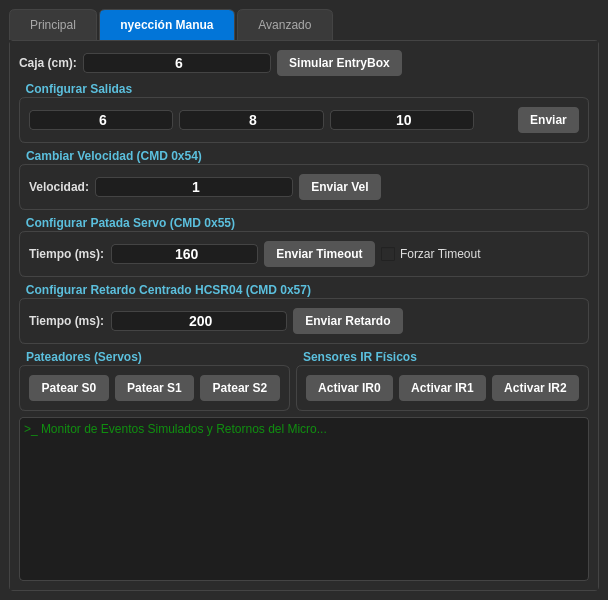
<?xml version="1.0" encoding="UTF-8"?>
<ui version="4.0">
 <class>MainWindow</class>
 <widget class="QMainWindow" name="MainWindow">
  <property name="geometry">
   <rect>
    <x>0</x>
    <y>0</y>
    <width>567</width>
    <height>600</height>
   </rect>
  </property>
  <property name="windowTitle">
   <string>Simulador HMI - Cinta Clasificadora</string>
  </property>
  <property name="styleSheet">
   <string notr="true">/* Diseño SCADA / Industrial Dark Mode */
QWidget { background-color: #2b2b2b; color: #e0e0e0; font-family: &quot;Segoe UI&quot;, sans-serif; }

/* Estilo para las Pestañas */
QTabWidget::pane { border: 1px solid #444444; border-radius: 4px; }
QTabBar::tab { background: #3a3a3a; color: #aaaaaa; padding: 8px 20px; border: 1px solid #444; border-bottom: none; border-top-left-radius: 6px; border-top-right-radius: 6px; margin-right: 2px; }
QTabBar::tab:selected { background: #0275d8; color: white; font-weight: bold; }
QTabBar::tab:hover:!selected { background: #4a4a4a; }

/* Cajas de Agrupación */
QGroupBox { border: 1px solid #444444; border-radius: 6px; margin-top: 15px; font-weight: bold; }
QGroupBox::title { subcontrol-origin: margin; subcontrol-position: top left; padding: 0 5px; color: #5bc0de; }

/* Botones Generales */
QPushButton { border-radius: 4px; padding: 6px 12px; font-weight: bold; color: white; border: none; background-color: #555555;}
QPushButton:hover { background-color: #777777; }
QPushButton:pressed { background-color: #333333; }

/* Botones Específicos */
QPushButton#btnConectar { background-color: #0275d8; }
QPushButton#btnConectar:hover { background-color: #33b5e5; }
QPushButton#btnStart { background-color: #5cb85c; }
QPushButton#btnStart:hover { background-color: #449d44; }
QPushButton#btnStop { background-color: #d9534f; }
QPushButton#btnStop:hover { background-color: #c9302c; }
QPushButton#btnReset { background-color: #f0ad4e; }
QPushButton#btnReset:hover { background-color: #ec971f; }

/* Cajas de Texto y Entradas */
QTextEdit, QLineEdit { background-color: #1e1e1e; color: #00ff00; border: 1px solid #444; border-radius: 4px; font-family: &quot;Consolas&quot;, monospace; font-size: 12px; }
QLineEdit { color: #ffffff; font-size: 14px; font-weight: bold; padding-left: 5px;}

QLabel#lblEstado { font-weight: bold; color: #f0ad4e; font-size: 13px; }
QLabel { font-weight: bold; }
   </string>
  </property>
  <widget class="QWidget" name="centralwidget">
   <layout class="QVBoxLayout" name="verticalLayout_main">
    <item>
     <widget class="QTabWidget" name="tabWidget">
      <property name="currentIndex">
       <number>1</number>
      </property>
      <widget class="QWidget" name="tabPrincipal">
       <attribute name="title">
        <string>Principal</string>
       </attribute>
       <layout class="QVBoxLayout" name="verticalLayout_tab1">
        <item>
         <widget class="QGroupBox" name="g1">
          <property name="title">
           <string>Conexión UART</string>
          </property>
          <layout class="QHBoxLayout" name="horizontalLayout_g1">
           <item>
            <widget class="QPushButton" name="btnConectar">
             <property name="text">
              <string>Conectar COM3</string>
             </property>
            </widget>
           </item>
           <item>
            <widget class="QLabel" name="lblEstado">
             <property name="text">
              <string>Desconectado</string>
             </property>
            </widget>
           </item>
           <item>
            <spacer name="horizontalSpacer_g1">
             <property name="orientation">
              <enum>Qt::Orientation::Horizontal</enum>
             </property>
             <property name="sizeHint" stdset="0">
              <size>
               <width>40</width>
               <height>20</height>
              </size>
             </property>
            </spacer>
           </item>
          </layout>
         </widget>
        </item>
        <item>
         <widget class="QGroupBox" name="g2">
          <property name="title">
           <string>Control de Hardware</string>
          </property>
          <layout class="QHBoxLayout" name="horizontalLayout_g2">
           <item>
            <widget class="QPushButton" name="btnStart">
             <property name="text">
              <string>START</string>
             </property>
            </widget>
           </item>
           <item>
            <widget class="QPushButton" name="btnStop">
             <property name="text">
              <string>STOP</string>
             </property>
            </widget>
           </item>
           <item>
            <widget class="QPushButton" name="btnReset">
             <property name="text">
              <string>RESET</string>
             </property>
            </widget>
           </item>
           <item>
            <spacer name="horizontalSpacer_g2">
             <property name="orientation">
              <enum>Qt::Orientation::Horizontal</enum>
             </property>
             <property name="sizeHint" stdset="0">
              <size>
               <width>40</width>
               <height>20</height>
              </size>
             </property>
            </spacer>
           </item>
          </layout>
         </widget>
        </item>
        <item>
         <widget class="QTextEdit" name="txtLog">
          <property name="readOnly">
           <bool>true</bool>
          </property>
          <property name="placeholderText">
           <string>&gt;_ Monitor General UART...</string>
          </property>
         </widget>
        </item>
       </layout>
      </widget>
      <widget class="QWidget" name="tabSimulacion">
       <attribute name="title">
        <string>Inyección Manual</string>
       </attribute>
       <layout class="QVBoxLayout" name="verticalLayout_tab2">
        <item>
         <layout class="QHBoxLayout" name="horizontalLayout_entry">
          <item>
           <widget class="QLabel" name="lblCaja">
            <property name="text">
             <string>Caja (cm):</string>
            </property>
           </widget>
          </item>
          <item>
           <widget class="QLineEdit" name="txtCajaNum">
            <property name="text">
             <string>6</string>
            </property>
            <property name="alignment">
             <set>Qt::AlignmentFlag::AlignCenter</set>
            </property>
           </widget>
          </item>
          <item>
           <widget class="QPushButton" name="btnSimEntry">
            <property name="text">
             <string>Simular EntryBox</string>
            </property>
           </widget>
          </item>
          <item>
           <spacer name="horizontalSpacer_entry">
            <property name="orientation">
             <enum>Qt::Orientation::Horizontal</enum>
            </property>
            <property name="sizeHint" stdset="0">
             <size>
              <width>40</width>
              <height>20</height>
             </size>
            </property>
           </spacer>
          </item>
         </layout>
        </item>
        <item>
         <widget class="QGroupBox" name="gSensores_3">
          <property name="title">
           <string>Configurar Salidas</string>
          </property>
          <layout class="QHBoxLayout" name="horizontalLayout_cfg">
           <item>
            <widget class="QLineEdit" name="Out0Config">
             <property name="text">
              <string>6</string>
             </property>
             <property name="alignment">
              <set>Qt::AlignmentFlag::AlignCenter</set>
             </property>
            </widget>
           </item>
           <item>
            <widget class="QLineEdit" name="Out1Config">
             <property name="text">
              <string>8</string>
             </property>
             <property name="alignment">
              <set>Qt::AlignmentFlag::AlignCenter</set>
             </property>
            </widget>
           </item>
           <item>
            <widget class="QLineEdit" name="Out2Config">
             <property name="text">
              <string>10</string>
             </property>
             <property name="alignment">
              <set>Qt::AlignmentFlag::AlignCenter</set>
             </property>
            </widget>
           </item>
           <item>
            <spacer name="horizontalSpacer_cfg">
             <property name="orientation">
              <enum>Qt::Orientation::Horizontal</enum>
             </property>
             <property name="sizeHint" stdset="0">
              <size>
               <width>40</width>
               <height>20</height>
              </size>
             </property>
            </spacer>
           </item>
           <item>
            <widget class="QPushButton" name="SendConfigOut">
             <property name="text">
              <string>Enviar</string>
             </property>
            </widget>
           </item>
          </layout>
         </widget>
        </item>
        <item>
         <widget class="QGroupBox" name="gVelocidad_indep">
          <property name="title">
           <string>Cambiar Velocidad (CMD 0x54)</string>
          </property>
          <layout class="QHBoxLayout" name="horizontalLayout_vel_indep">
           <item>
            <widget class="QLabel" name="lblTextVel">
             <property name="text">
              <string>Velocidad:</string>
             </property>
            </widget>
           </item>
           <item>
            <widget class="QLineEdit" name="textvel">
             <property name="text">
              <string>1</string>
             </property>
             <property name="alignment">
              <set>Qt::AlignmentFlag::AlignCenter</set>
             </property>
            </widget>
           </item>
           <item>
            <widget class="QPushButton" name="sendVel">
             <property name="text">
              <string>Enviar Vel</string>
             </property>
            </widget>
           </item>
           <item>
            <spacer name="horizontalSpacer_vel_indep">
             <property name="orientation">
              <enum>Qt::Orientation::Horizontal</enum>
             </property>
             <property name="sizeHint" stdset="0">
              <size>
               <width>40</width>
               <height>20</height>
              </size>
             </property>
            </spacer>
           </item>
          </layout>
         </widget>
        </item>
        <item>
         <widget class="QGroupBox" name="gTimeout_servo">
          <property name="title">
           <string>Configurar Patada Servo (CMD 0x55)</string>
          </property>
          <layout class="QHBoxLayout" name="horizontalLayout_timeout">
           <item>
            <widget class="QLabel" name="lblTextTimeout">
             <property name="text">
              <string>Tiempo (ms):</string>
             </property>
            </widget>
           </item>
           <item>
            <widget class="QLineEdit" name="textTimeout">
             <property name="text">
              <string>160</string>
             </property>
             <property name="alignment">
              <set>Qt::AlignmentFlag::AlignCenter</set>
             </property>
            </widget>
           </item>
           <item>
            <widget class="QPushButton" name="sendTimeout">
             <property name="text">
              <string>Enviar Timeout</string>
             </property>
            </widget>
           </item>
           <item>
            <widget class="QCheckBox" name="checkBox">
             <property name="text">
              <string>Forzar Timeout</string>
             </property>
            </widget>
           </item>
           <item>
            <spacer name="horizontalSpacer_timeout">
             <property name="orientation">
              <enum>Qt::Orientation::Horizontal</enum>
             </property>
             <property name="sizeHint" stdset="0">
              <size>
               <width>40</width>
               <height>20</height>
              </size>
             </property>
            </spacer>
           </item>
          </layout>
         </widget>
        </item>
        <item>
         <widget class="QGroupBox" name="gWaitCenter">
          <property name="title">
           <string>Configurar Retardo Centrado HCSR04 (CMD 0x57)</string>
          </property>
          <layout class="QHBoxLayout" name="horizontalLayout_wait_center">
           <item>
            <widget class="QLabel" name="lblTextWaitCenter">
             <property name="text">
              <string>Tiempo (ms):</string>
             </property>
            </widget>
           </item>
           <item>
            <widget class="QLineEdit" name="textWaitCenter">
             <property name="text">
              <string>200</string>
             </property>
             <property name="alignment">
              <set>Qt::AlignmentFlag::AlignCenter</set>
             </property>
            </widget>
           </item>
           <item>
            <widget class="QPushButton" name="sendWaitCenter">
             <property name="text">
              <string>Enviar Retardo</string>
             </property>
            </widget>
           </item>
           <item>
            <spacer name="horizontalSpacer_wait_center">
             <property name="orientation">
              <enum>Qt::Orientation::Horizontal</enum>
             </property>
             <property name="sizeHint" stdset="0">
              <size>
               <width>40</width>
               <height>20</height>
              </size>
             </property>
            </spacer>
           </item>
          </layout>
         </widget>
        </item>
        <item>
         <layout class="QHBoxLayout" name="horizontalLayout_hardware">
          <item>
           <widget class="QGroupBox" name="gServos">
            <property name="title">
             <string>Pateadores (Servos)</string>
            </property>
            <layout class="QHBoxLayout" name="horizontalLayout_servos">
             <item>
              <widget class="QPushButton" name="btnSimServo0">
               <property name="text">
                <string>Patear S0</string>
               </property>
              </widget>
             </item>
             <item>
              <widget class="QPushButton" name="btnSimServo1">
               <property name="text">
                <string>Patear S1</string>
               </property>
              </widget>
             </item>
             <item>
              <widget class="QPushButton" name="btnSimServo2">
               <property name="text">
                <string>Patear S2</string>
               </property>
              </widget>
             </item>
            </layout>
           </widget>
          </item>
          <item>
           <widget class="QGroupBox" name="gSensores">
            <property name="title">
             <string>Sensores IR Físicos</string>
            </property>
            <layout class="QHBoxLayout" name="horizontalLayout_irs">
             <item>
              <widget class="QPushButton" name="btnSimIr0">
               <property name="text">
                <string>Activar IR0</string>
               </property>
              </widget>
             </item>
             <item>
              <widget class="QPushButton" name="btnSimIr1">
               <property name="text">
                <string>Activar IR1</string>
               </property>
              </widget>
             </item>
             <item>
              <widget class="QPushButton" name="btnSimIr2">
               <property name="text">
                <string>Activar IR2</string>
               </property>
              </widget>
             </item>
            </layout>
           </widget>
          </item>
         </layout>
        </item>
        <item>
         <widget class="QTextEdit" name="txtLogMicro">
          <property name="readOnly">
           <bool>true</bool>
          </property>
          <property name="placeholderText">
           <string>&gt;_ Monitor de Eventos Simulados y Retornos del Micro...</string>
          </property>
         </widget>
        </item>
       </layout>
      </widget>
      <widget class="QWidget" name="tabAvanzado">
       <attribute name="title">
        <string>Avanzado</string>
       </attribute>
       <layout class="QVBoxLayout" name="verticalLayout_tab3">
        <item>
         <widget class="QLabel" name="lblProximamente">
          <property name="text">
           <string>Espacio para futuras configuraciones...</string>
          </property>
          <property name="alignment">
           <set>Qt::AlignmentFlag::AlignCenter</set>
          </property>
         </widget>
        </item>
       </layout>
      </widget>
     </widget>
    </item>
   </layout>
  </widget>
 </widget>
 <resources/>
 <connections/>
</ui>
